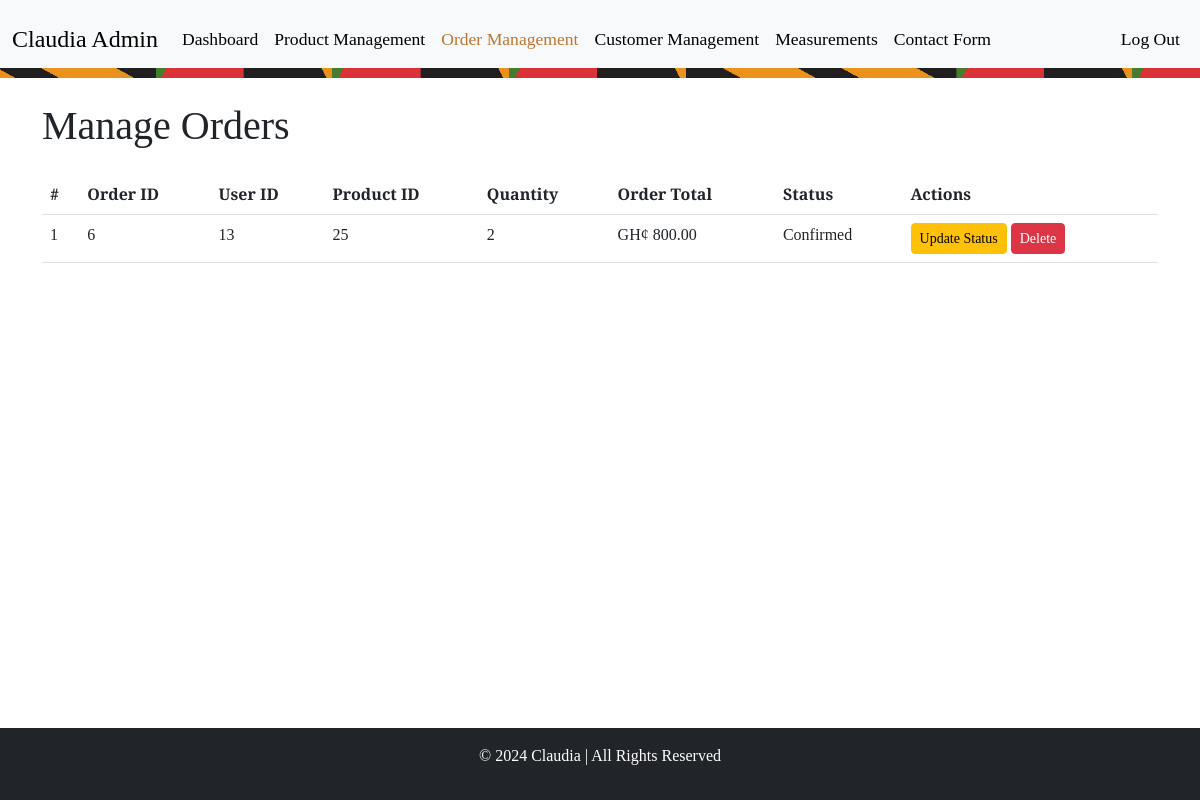
Page /view/admin/order-management.php (signed in) on the committed database.
### tables this page shows
CREATE TABLE `orders` (
  `order_id` int NOT NULL,
  `customer_id` int NOT NULL,
  `product_id` int NOT NULL,
  `quantity` int DEFAULT '1',
  `total_price` decimal(10,2) NOT NULL,
  `status` enum('Pending','Confirmed','Completed','Cancelled') DEFAULT 'Pending',
  `created_at` timestamp NOT NULL DEFAULT CURRENT_TIMESTAMP,
  `updated_at` timestamp NOT NULL DEFAULT CURRENT_TIMESTAMP ON UPDATE CURRENT_TIMESTAMP
);

### view/admin/order-management.php (the view, shortened to what this page needs)
<?php
include '../../db/config.php';
$orders_query = "SELECT * FROM orders";
$result = $conn->query($orders_query);
?>
<!DOCTYPE html>
<html lang="en">
<head>
    <link href="https://cdn.jsdelivr.net/npm/bootstrap@5.3.0-alpha3/dist/css/bootstrap.min.css" rel="stylesheet">
    <link rel="stylesheet" href="../../css/style.css">
    <link rel="stylesheet" href="../../css/adminstyle.css">
</head>
<body>
    <nav class="navbar navbar-expand-lg navbar-light bg-light">
        <div class="container-fluid">
            <a class="navbar-brand" href="admin-dashboard.php">Claudia Admin</a>
            <div class="collapse navbar-collapse" id="navbarNav">
                <ul class="navbar-nav me-auto mb-2 mb-lg-0">
                    <li class="nav-item">
                        <a class="nav-link" href="admin-dashboard.php">Dashboard</a>
                    </li>
                    <li class="nav-item">
                        <a class="nav-link" href="product-management.php">Product Management</a>
                    </li>
                    <li class="nav-item">
                        <a class="nav-link active1" href="order-management.php">Order Management</a>
                    </li>
                    <li class="nav-item">
                        <a class="nav-link" href="customer-management.php">Customer Management</a>
                    </li>
                    <li class="nav-item">
                        <a class="nav-link" href="measurements.php">Measurements</a>
                    </li>
                    <li class="nav-item">
                        <a class="nav-link" href="contact-management.php">Contact Form</a>
                    </li>
                </ul>
                <ul class="navbar-nav">
                    <li class="nav-item">
                        <a class="nav-link" href="../../actions/log-out-admin.php?logout=true">Log Out</a>
                    </li>
                </ul>
            </div>
        </div>
        <div class="kente-strip"></div>
    </nav>
    <main>
        <div class="container">
            <h1 class="my-4 page_header">Manage Orders</h1>
            <table class="table">
                <thead>
                    <tr>
                        <th>#</th>
                        <th>Order ID</th>
                        <th>User ID</th>
                        <th>Product ID</th>
                        <th>Quantity</th>
                        <th>Order Total</th>
                        <th>Status</th>
                        <th>Actions</th>
                    </tr>
                </thead>
                <tbody>
                    <?php
                        if ($result->num_rows > 0) {
                            $count = 1;
                            while ($row = $result->fetch_assoc()) {
                                echo '<tr>';
                                echo '<td>' . htmlspecialchars($count) . '</td>';
                                echo '<td>' . htmlspecialchars($row['order_id']) . '</td>';
                                echo '<td>' . htmlspecialchars($row['customer_id']) . '</td>';
                                echo '<td>' . htmlspecialchars($row['product_id']) . '</td>';
                                echo '<td>' . htmlspecialchars($row['quantity']) . '</td>';
                                echo '<td>GH¢ ' . number_format($row['total_price'], 2) . '</td>';
                                echo '<td>' . htmlspecialchars($row['status']) . '</td>';
                                echo '<td>
                                        <button type="button" class="btn btn-warning btn-sm" data-order-id="' . $row['order_id'] . '" onclick="openUpdateStatusModal(' . $row['order_id'] . ')">Update Status</button>
                                        <button type="button" class="btn btn-danger btn-sm" onclick="confirmDeleteOrder(' . $row['order_id'] . ')">Delete</button>
                                    </td>';
                                echo '</tr>';
                                $count++;
                            }
                        } else {
                            echo '<tr><td colspan="8" class="text-center">No orders available</td></tr>';
                        }
                    ?>
                </tbody>
            </table>
        </div>
    </main>
    <footer class="bg-dark text-white text-center py-3 mt-5">
        <p>&copy; 2024 Claudia | All Rights Reserved</p>
    </footer>
</body>
</html>

### css/style.css (style rules this page uses)
:root { --primary-color: #57200e; --dark-green:#242612; --light-green:#282a20; --wine: #2b1919; --font-size: 16px; --main-font: "Playfair Display", serif; --capital-font: "Cormorant SC", serif; }
.navbar-brand { font-family: var(--capital-font); font-size: 1.5rem; color: #000; }
.nav-link { font-family: var(--capital-font); color: #000; font-size: 1.1rem; transition: color 0.3s ease; }
.active1 { color: #be7532; text-decoration: none; }
.navbar-collapse { padding: 10px 0; }
.kente-strip { width: 100%; height: 10px; background-image: url('../images/kente_strip.jpg'); background-size: cover; background-position: center; position: absolute; bottom: 0; left: 0; z-index: 1; }

### css/adminstyle.css (style rules this page uses)
:root { --primary-color: #57200e; --font-size: 16px; --main-font: "Playfair Display", serif; --capital-font: "Cormorant SC", serif; }
.page_header { font-family: "Playfair Display", serif; }
body { display: flex; flex-direction: column; min-height: 100vh; margin: 0; }
main { flex-grow: 1; }
footer { background-color: var(--primary-color); color: white; padding: 1rem; text-align: center; font-family:var(--capital-font); }
tr { font-family: "Playfair Display", serif; font-style: bold; }

### rows in the picture
orders: order_id "6", customer "13", product "25", quantity "2", total_price "800.00", status "Confirmed"
